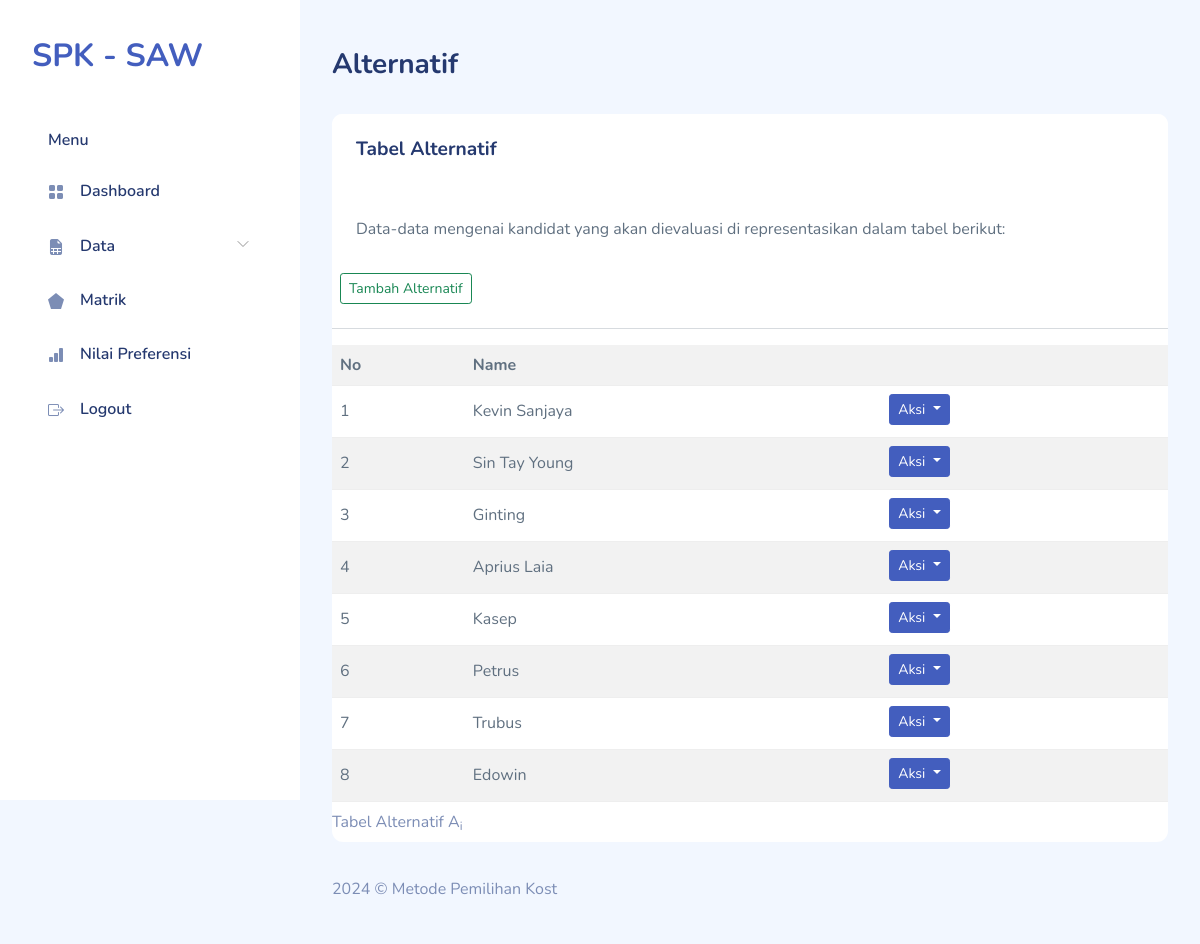
Before: /alternatif.php (signed in) with the older database file.
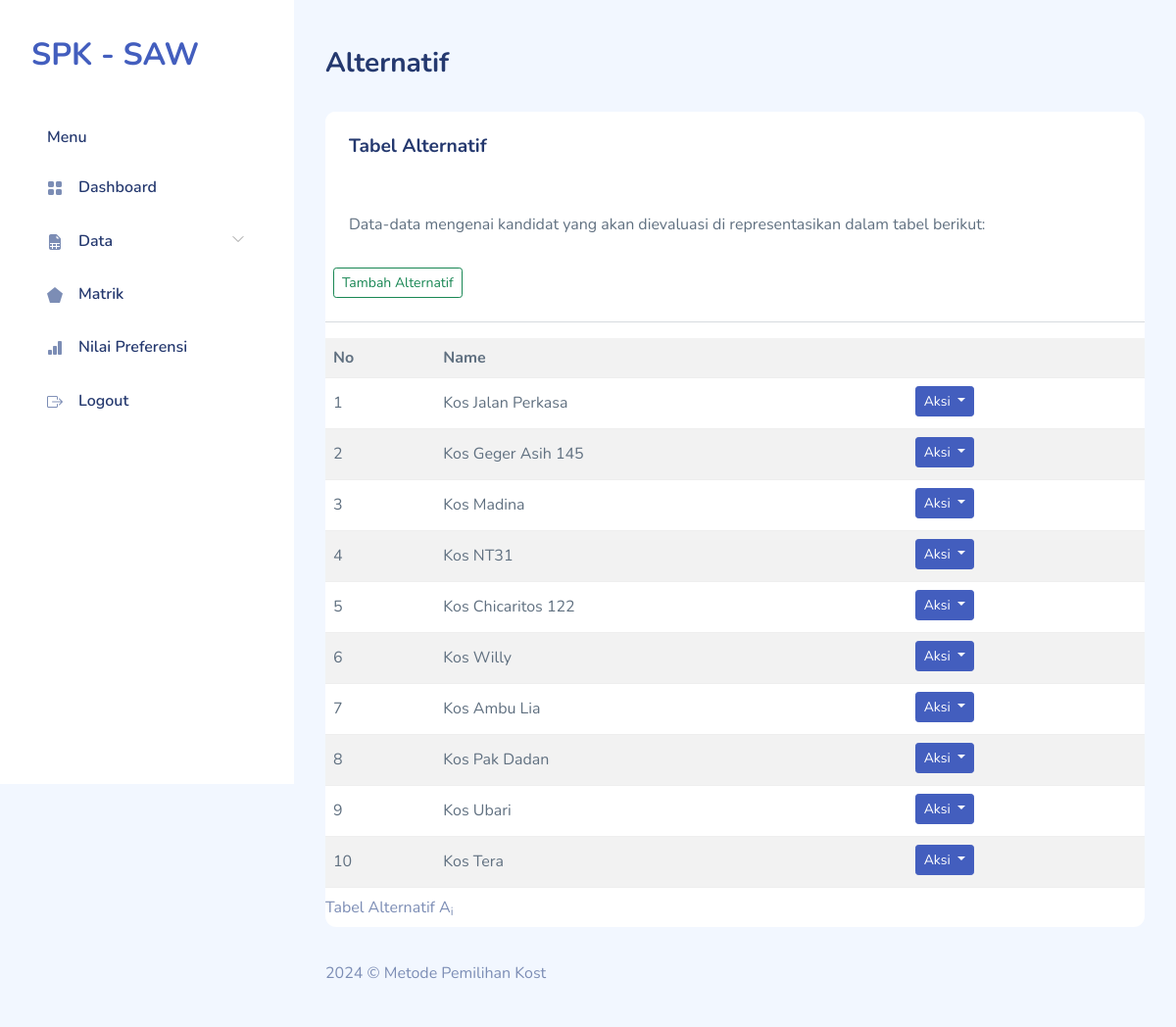
After: the same page with the newer database file.
### tables this page shows
CREATE TABLE `saw_alternatives` (
  `id_alternative` smallint(5) UNSIGNED NOT NULL,
  `name` varchar(30) NOT NULL
);

### alternatif.php (the view, shortened to what this page needs)
<!DOCTYPE html>
<html lang="en">
    <?php
require "layout/head.php";
require "include/conn.php";
?>
    <body>
        <div id="app">
            <?php require "layout/sidebar.php";?>
            <div id="main">
                <div class="page-heading">
                    <h3>Alternatif</h3>
                </div>
                <div class="page-content">
                    <section class="row">
                        <div class="col-12">
                            <div class="card">
                                <div class="card-header">
                                    <h4 class="card-title">Tabel Alternatif</h4>
                                </div>
                                <div class="card-content">
                                    <div class="card-body">
                                        <p class="card-text">
                                            Data-data mengenai kandidat yang akan dievaluasi di representasikan dalam
                                            tabel berikut:
                                        </p>
                                    </div>
                                    <button type="button" class="btn btn-outline-success btn-sm m-2" data-bs-toggle="modal"
                                        data-bs-target="#inlineForm">
                                        Tambah Alternatif
                                    </button>
                                    <hr>
                                    <div class="table-responsive">
                                        <table class="table table-striped mb-0">
                                            <caption>
                                                Tabel Alternatif A<sub>i</sub>
                                            </caption>
                                            <tr>
                                                <th>No</th>
                                                <th colspan="2">Name</th>
                                            </tr>
                                            <?php
$sql = 'SELECT id_alternative,name FROM saw_alternatives';
$result = $db->query($sql);
$i = 0;
while ($row = $result->fetch_object()) {
    echo "<tr>
        <td class='right'>" . (++$i) . "</td>
        <td class='center'>{$row->name}</td>
        <td>
        <div class='btn-group mb-1'>
        <div class='dropdown'>
            <button class='btn btn-primary dropdown-toggle me-1 btn-sm' type='button'
                id='dropdownMenuButton' data-bs-toggle='dropdown'
                aria-haspopup='true' aria-expanded='false'>
                Aksi
            </button>
            <div class='dropdown-menu' aria-labelledby='dropdownMenuButton'>
                <a class='dropdown-item' href='alternatif-edit.php?id={$row->id_alternative}'>Edit</a>
                <a class='dropdown-item' href='alternatif-hapus.php?id={$row->id_alternative}'>Hapus</a>
            </div>
        </div>
    </div>
        </td>
      </tr>\n";
}
?>
                                        </table>
                                    </div>
                                </div>
                            </div>
                        </div>
                    </section>
                </div>
                <?php require "layout/footer.php";?>
            </div>
        </div>
    </body>
</html>

### layout/head.php (shortened to what this page needs)
<head>
    <link rel="stylesheet" href="assets/css/bootstrap.css">
    <link rel="stylesheet" href="assets/vendors/iconly/bold.css">
    <link rel="stylesheet" href="assets/vendors/perfect-scrollbar/perfect-scrollbar.css">
    <link rel="stylesheet" href="assets/vendors/bootstrap-icons/bootstrap-icons.css">
    <link rel="stylesheet" href="assets/css/app.css">
</head>

### layout/sidebar.php (shortened to what this page needs)
<div id="sidebar" class="active">
    <div class="sidebar-wrapper active">
        <div class="sidebar-header">
            <div class="d-flex justify-content-between">
                <div class="logo">
                    <a href="./">SPK - SAW</a>
                </div>
            </div>
        </div>
        <div class="sidebar-menu">
            <ul class="menu">
                <li class="sidebar-title">Menu</li>
                <li class="sidebar-item">
                    <a href="./" class='sidebar-link'>
                        <i class="bi bi-grid-fill"></i>
                        <span>Dashboard</span>
                    </a>
                </li>
                <li class="sidebar-item  has-sub">
                    <a href="#" class='sidebar-link'>
                        <i class="bi bi-file-earmark-spreadsheet-fill"></i>
                        <span>Data</span>
                    </a>
                </li>
                <li class="sidebar-item">
                    <a href="matrik.php" class='sidebar-link'>
                        <i class="bi bi-pentagon-fill"></i>
                        <span>Matrik</span>
                    </a>
                </li>
                <li class="sidebar-item">
                    <a href="preferensi.php" class='sidebar-link'>
                        <i class="bi bi-bar-chart-fill"></i>
                        <span>Nilai Preferensi</span>
                    </a>
                </li>
                <li class="sidebar-item">
                    <a href="logout.php" class='sidebar-link'>
                        <i class="bi bi-box-arrow-right"></i>
                        <span>Logout</span>
                    </a>
                </li>
            </ul>
        </div>
    </div>
</div>

### layout/footer.php
<footer>
    <div class="footer clearfix mb-0 text-muted">
        <div class="float-start">
            <p>2024 &copy; Metode Pemilihan Kost</p>
        </div>
    </div>
</footer>

### assets/css/app.css (style rules this page uses)
.btn.btn-danger,.btn.btn-info,.btn.btn-primary,.btn.btn-secondary,.btn.btn-success,.btn.btn-warning { color:#fff }
.card { margin-bottom:2.2rem;border:none }
.card .card-header { border:none }
.card .card-header h4 { font-size:1.2rem;font-weight:700 }
.card .card-content { position:relative }
.card .card-title { font-size:1.2rem }
.card .card-body { padding:1.5rem }
.dropdown-toggle:after { color:#fff }
#sidebar.active .sidebar-wrapper { left:0 }
.sidebar-wrapper { width:300px;height:100vh;position:fixed;top:0;z-index:10;overflow-y:auto;background-color:#fff;bottom:0;transition:left .5s ease-out }
.sidebar-wrapper .sidebar-header { padding:2rem 2rem 1rem;font-size:2rem;font-weight:700 }
.sidebar-wrapper .menu { margin-top:2rem;padding:0 2rem;font-weight:600 }
.sidebar-wrapper .menu .sidebar-title { padding:0 1rem;margin:1.5rem 0 1rem;font-size:1rem;list-style:none;font-weight:600;color:#25396f }
.sidebar-wrapper .menu .sidebar-link { display:block;padding:.7rem 1rem;font-size:1rem;display:flex;align-items:center;border-radius:.5rem;transition:all .5s;text-decoration:none;color:#25396f }
.sidebar-wrapper .menu .sidebar-link i,.sidebar-wrapper .menu .sidebar-link svg { color:#7c8db5 }
.sidebar-wrapper .menu .sidebar-link span { margin-left:1rem }
.sidebar-wrapper .menu .sidebar-item { list-style:none;margin-top:.5rem;position:relative }
.sidebar-wrapper .menu .sidebar-item.has-sub .sidebar-link:after { position:absolute;color:#ccc;right:15px;top:12px;display:block }
.dataTable-table td,.dataTable-table thead th,.table td,.table thead th { vertical-align:middle }
.bi { width:1rem;height:1rem }
#main { margin-left:300px;padding:2rem }
.page-heading { margin:0 0 2rem }
.page-heading h3 { font-weight:700 }
a { text-decoration:none }

Changed rows visible on the page:
changed saw_alternatives: name "Kevin Sanjaya" → "Kos Jalan Perkasa"
changed saw_alternatives: name "Sin Tay Young" → "Kos Geger Asih 145"
changed saw_alternatives: name "Ginting" → "Kos Madina"
changed saw_alternatives: name "Aprius Laia" → "Kos NT31"
changed saw_alternatives: name "Kasep" → "Kos Chicaritos 122"
changed saw_alternatives: name "Petrus" → "Kos Willy"
changed saw_alternatives: name "Trubus" → "Kos Ambu Lia"
changed saw_alternatives: name "Edowin" → "Kos Pak Dadan"
added saw_alternatives: name "Kos Ubari"
added saw_alternatives: name "Kos Tera"
